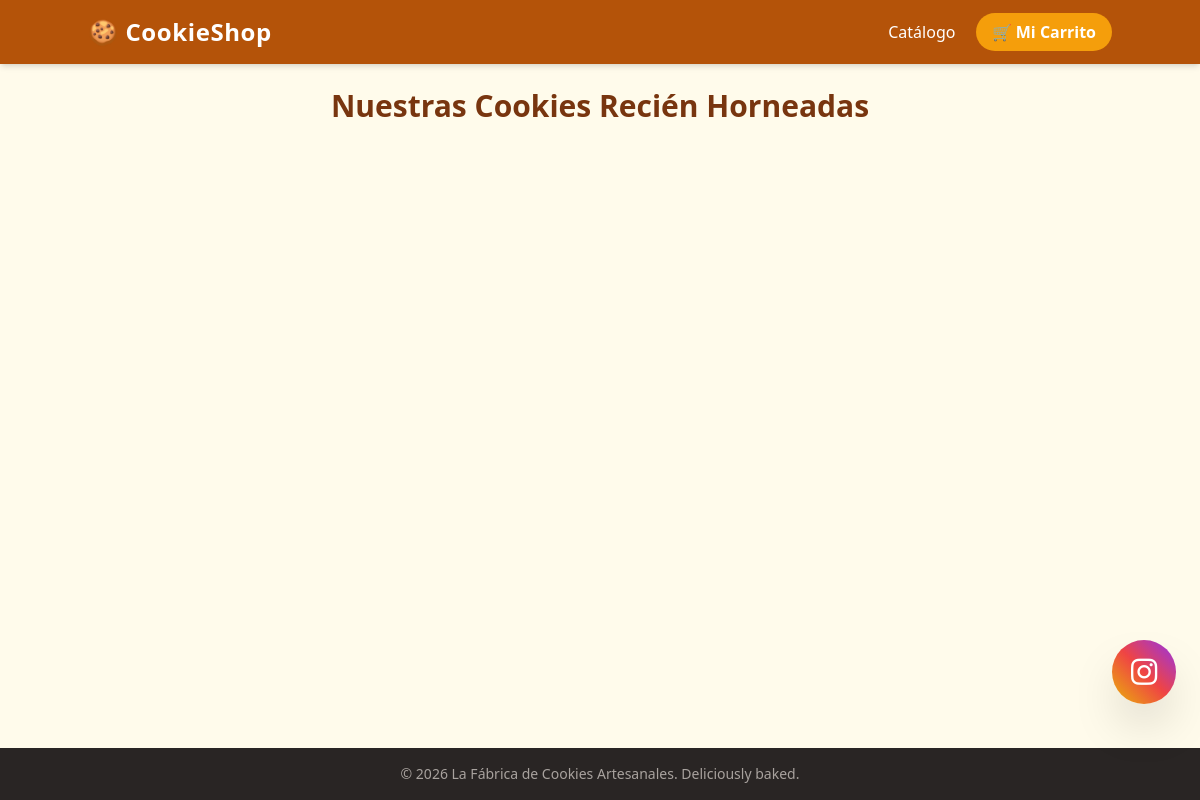
Before: / with the older database file.
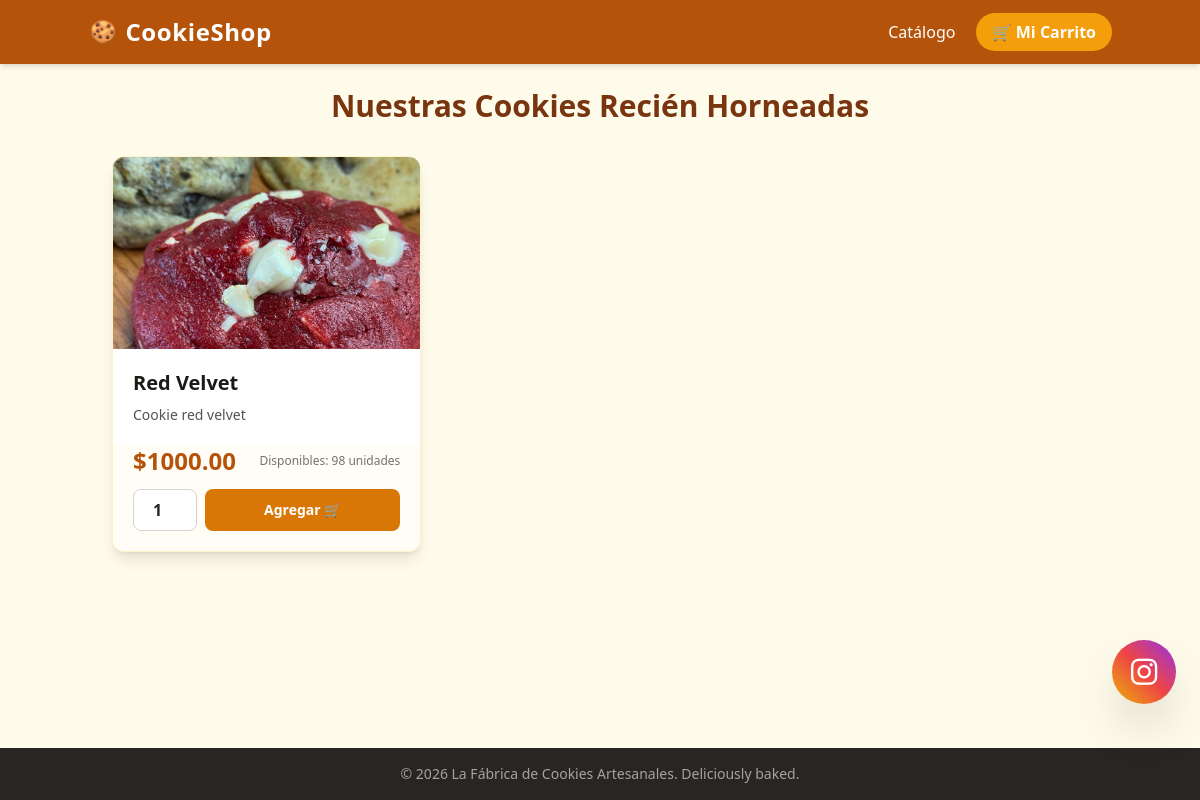
After: the same page with the newer database file.
### app.py (models this page shows)
class Product(db.Model):
    id = db.Column(db.Integer, primary_key=True)
    name = db.Column(db.String(100), nullable=False)
    description = db.Column(db.Text, nullable=True)
    price = db.Column(db.Float, nullable=False)
    image_url = db.Column(db.String(200), nullable=True)
    active = db.Column(db.Integer, default=1)
    stock = db.Column(db.Integer, default=0)

### app.py (the view)
@app.route('/')
def index():
    products = Product.query.filter_by(active=1).all()
    return render_template('index.html', products=products)

### templates/index.html (shortened to what this page needs)
{% extends 'base.html' %}
{% block content %}
<h2 class="text-3xl font-extrabold text-amber-900 mb-8 text-center">Nuestras Cookies Recién Horneadas</h2>
<div class="grid grid-cols-1 md:grid-cols-3 gap-6">
    {% for product in products %}
    <div class="bg-white rounded-xl shadow-lg overflow-hidden border border-amber-100 flex flex-col justify-between {% if product.stock == 0 %} opacity-75 {% endif %}">
        <div class="relative">
            <img src="{{ url_for('static', filename='uploads/' + product.image_url) }}" alt="{{ product.name }}" class="w-full h-48 object-cover">
        </div>
        <div class="p-5 flex-grow">
            <h3 class="text-xl font-bold text-stone-900">{{ product.name }}</h3>
            <p class="text-stone-600 mt-2 text-sm">{{ product.description }}</p>
        </div>
        <div class="p-5 pt-0 bg-amber-50/50">
            <div class="flex justify-between items-center mb-3">
                <span class="text-2xl font-black text-amber-700">${{ "%.2f"|format(product.price) }}</span>
                <span class="text-xs text-stone-500">Disponibles: {{ product.stock }} unidades</span>
            </div>
            <form action="{{ url_for('add_to_cart', product_id=product.id) }}" method="POST" class="flex gap-2">
                <input type="number" name="quantity" value="1" min="1" max="{{ product.stock }}" {% if product.stock == 0 %} disabled {% endif %} class="w-16 p-2 text-center border border-stone-300 rounded-lg focus:outline-none focus:ring-2 focus:ring-amber-500 font-bold bg-white text-stone-800 disabled:bg-stone-200">
                <button type="submit" {% if product.stock == 0 %} disabled {% endif %} class="flex-grow bg-amber-600 hover:bg-amber-700 text-white font-bold px-4 py-2 rounded-lg transition text-sm flex items-center justify-center gap-2 disabled:bg-stone-400 disabled:cursor-not-allowed">
                    {% if product.stock == 0 %} No Disponible {% else %} Agregar 🛒 {% endif %}
                </button>
            </form>
        </div>
    </div>
    {% endfor %}
</div>
{% endblock %}

Changed rows visible on the page:
added Product: image_url (picture), name "Red Velvet", description "Cookie red velvet", price "1000.00", stock "98", quantity "1", shows "Agregar 🛒"
